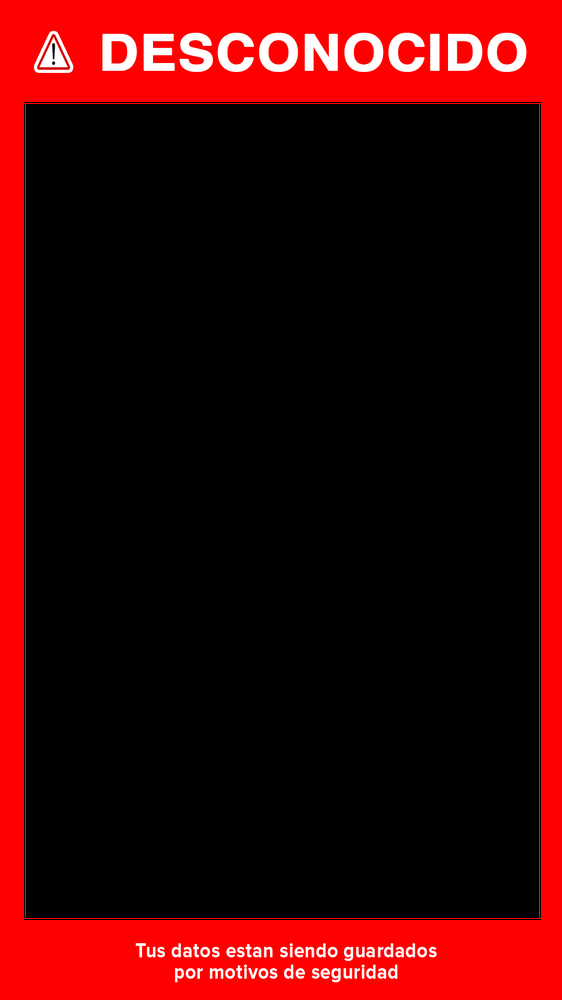
#> input picture marco_desconocido.png, 562 x 1000 px, shrunk from 1080 x 1920 before the run; the run also reads 1 picture not shown here
$ python im.py
#> lines starting #> are read from the running program, lines starting #| are printed output that depends on the picture
import cv2

img1 = cv2.imread('back.jpg')
img2 = cv2.imread('marco_desconocido.png')
#> img2 is the input picture: shape (1000, 562, 3); mean B, G, R 5.5, 5.5, 64.3
dst = cv2.addWeighted(img1,1.0,img2,0.5,50)
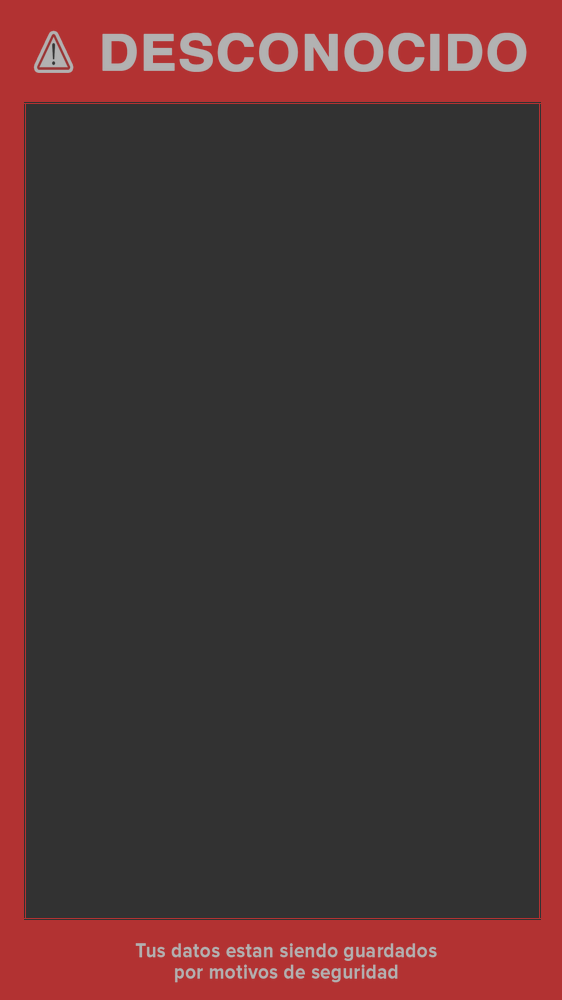
#> dst: shape (1000, 562, 3); mean B, G, R 52.8, 52.8, 82.3
cv2.imshow('dst',dst)
cv2.waitKey(0)
cv2.destroyAllWindows()
